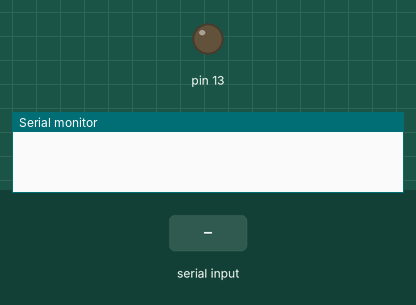
Simulated run of this sketch. Board: Arduino Uno, built with avr-gcc and run on an emulated ATmega328P. Parts: output pins drawn as LEDs (lit = HIGH), the last lines printed to the serial monitor. The test bench sets the inputs (shaded band).

Above: at 1.2 s.
1.3 s: "n" received over Serial
At 1.8 s:
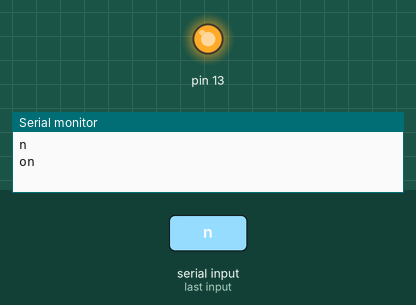
2.8 s: "f" received over Serial
At 4.1 s:
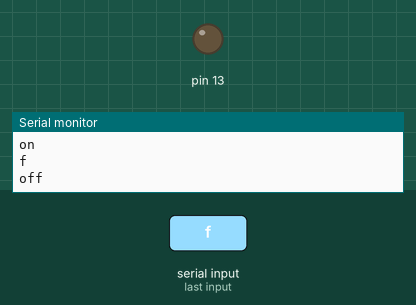
Timing chart, 0 to 5.8 s (numbered marks = the images above; inputs shaded):
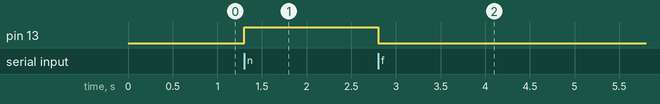

The sketch:

blinkinthewall.ino
```cpp
char c;
void setup()
{
  Serial.begin(9600);
  pinMode(13, OUTPUT);
}

void loop()
{
  while (Serial.available() > 0){
    c = Serial.read();
    Serial.println(c);

    if (c=='n'){
      Serial.println("on");
      digitalWrite(13, HIGH);
    }

    if (c=='f')
    {
      Serial.println("off");
      digitalWrite(13, LOW);
    }
    c='\0';
  }
}
```

Measured:
- after the input at 1.3 s, pin 13: LOW → HIGH at once
- after the input at 2.8 s, pin 13: HIGH → LOW at once
